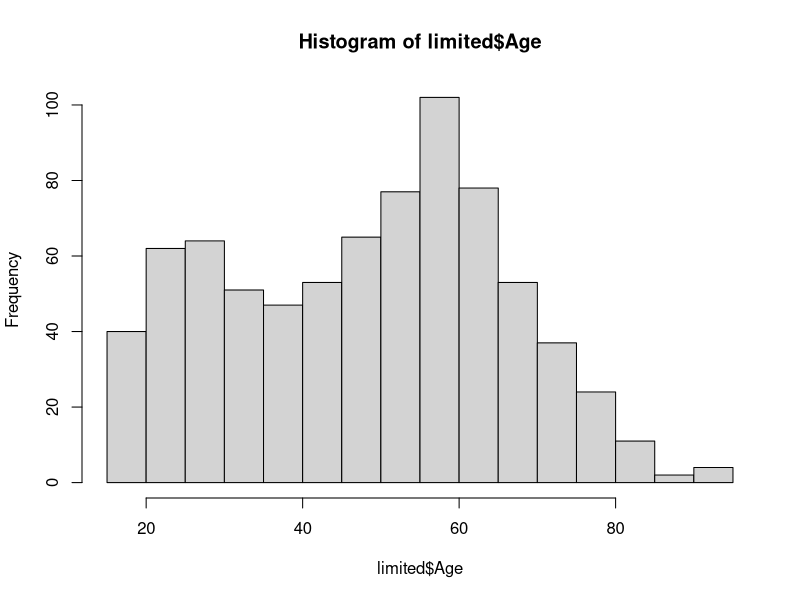
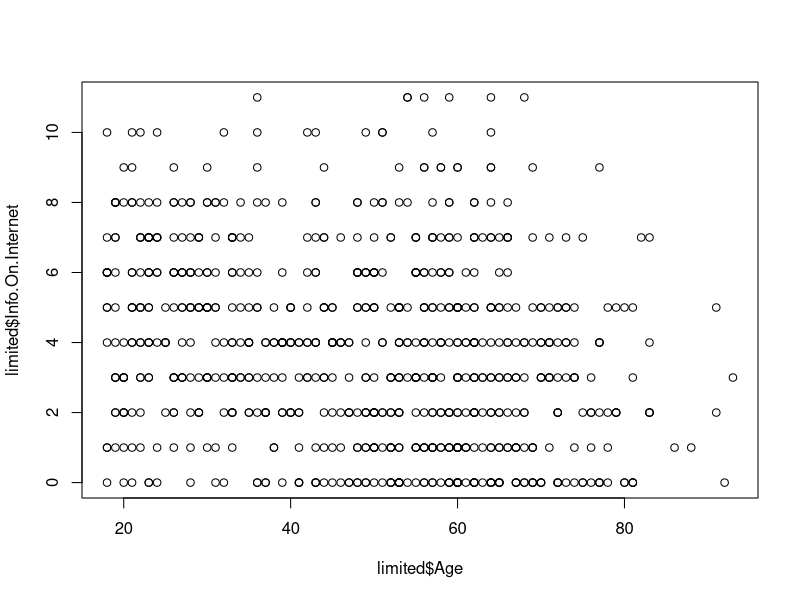
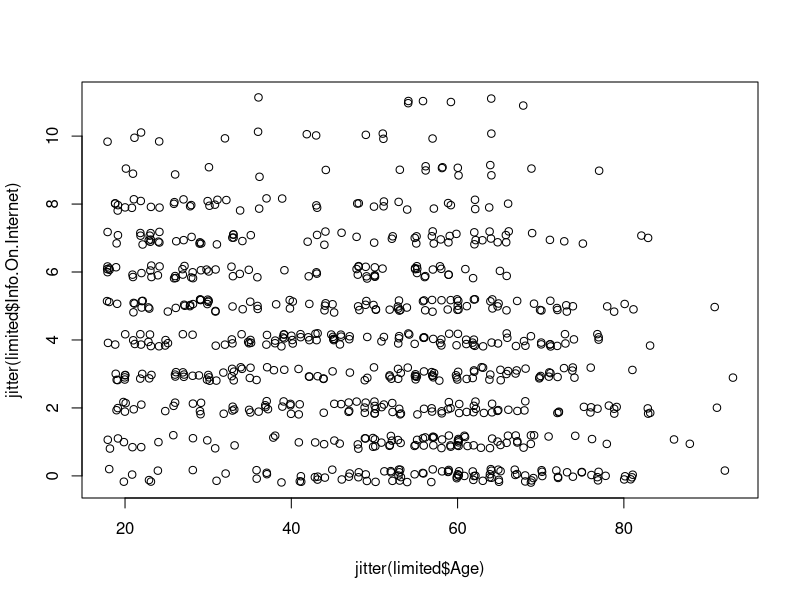

R code for these plots, in order:
## ---- chunk 1
poll <- read.csv('AnonymityPoll.csv')
summary(poll)
str(poll)
## ---- chunk 2
table(poll$Smartphone)
## ---- chunk 3
table(poll$Smartphone, poll$Internet.Use)
## ---- chunk 4
sum(is.na(poll$Internet.Use))
sum(is.na(poll$Smartphone))
## ---- chunk 5

limited <- subset(poll, Internet.Use == 1 | Smartphone == 1)
str(limited)
## ---- chunk 6
summary(is.na(limited))
## ---- chunk 7
mean(limited$Info.On.Internet)
## ---- chunk 8
sum(limited$Info.On.Internet == 0)
sum(limited$Info.On.Internet == 11)
## ---- chunk 9
mean(limited$Worry.About.Info, na.rm = TRUE)
## ---- chunk 10
mean(limited$Anonymity.Possible, na.rm = TRUE)
## ---- chunk 11
hist(limited$Age)
## ---- chunk 12
plot(limited$Age, limited$Info.On.Internet)
## ---- chunk 13
max(table(limited$Info.On.Internet, limited$Age))
## ---- chunk 14
jitter(c(1, 2, 3))
## ---- chunk 15
plot(jitter(limited$Age), jitter(limited$Info.On.Internet))
## ---- chunk 16
tapply(limited$Info.On.Internet, limited$Smartphone == 1, mean)
## ---- chunk 17
tapply(limited$Tried.Masking.Identity, limited$Smartphone == 1, table)
